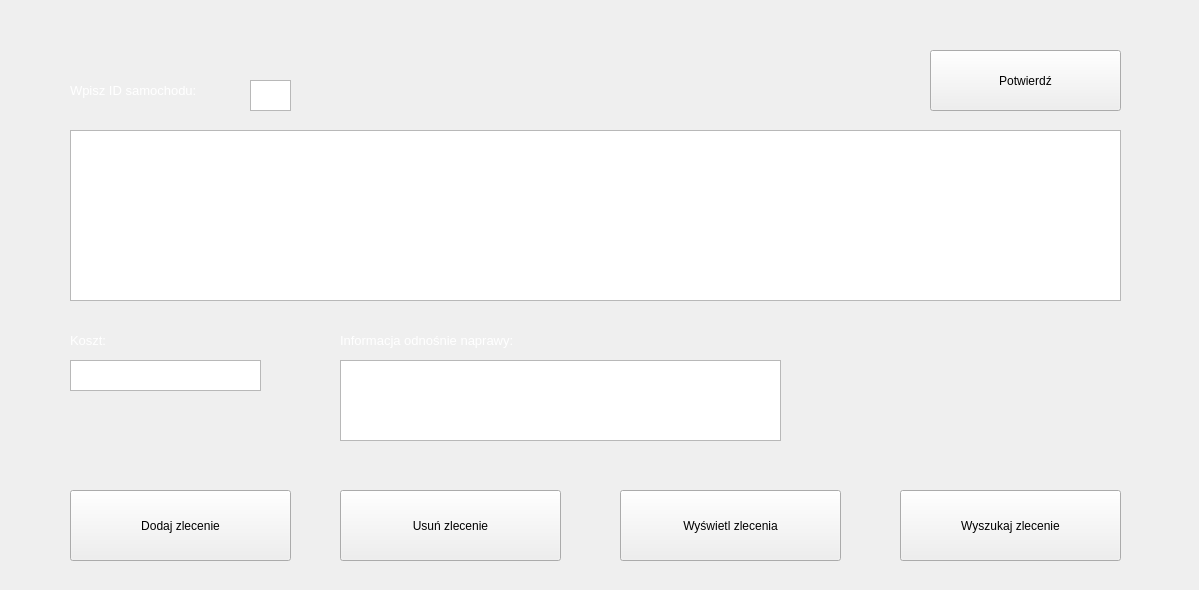
<?xml version="1.0" encoding="UTF-8"?>
<ui version="4.0">
 <class>addServiceAddedCar</class>
 <widget class="QDialog" name="addServiceAddedCar">
  <property name="geometry">
   <rect>
    <x>0</x>
    <y>0</y>
    <width>1199</width>
    <height>590</height>
   </rect>
  </property>
  <property name="minimumSize">
   <size>
    <width>1199</width>
    <height>590</height>
   </size>
  </property>
  <property name="maximumSize">
   <size>
    <width>1199</width>
    <height>590</height>
   </size>
  </property>
  <property name="windowTitle">
   <string>Car Workshop Management</string>
  </property>
  <widget class="QPushButton" name="pushButton_8">
   <property name="geometry">
    <rect>
     <x>1450</x>
     <y>990</y>
     <width>221</width>
     <height>71</height>
    </rect>
   </property>
   <property name="text">
    <string>Usuń zlecenie</string>
   </property>
  </widget>
  <widget class="QTextEdit" name="textEdit">
   <property name="geometry">
    <rect>
     <x>1270</x>
     <y>570</y>
     <width>41</width>
     <height>31</height>
    </rect>
   </property>
  </widget>
  <widget class="QPushButton" name="pushButton_9">
   <property name="geometry">
    <rect>
     <x>2010</x>
     <y>990</y>
     <width>221</width>
     <height>71</height>
    </rect>
   </property>
   <property name="text">
    <string>Wyszukaj zlecenie</string>
   </property>
  </widget>
  <widget class="QPushButton" name="pushButton_10">
   <property name="geometry">
    <rect>
     <x>1730</x>
     <y>990</y>
     <width>221</width>
     <height>71</height>
    </rect>
   </property>
   <property name="text">
    <string>Wyświetl zlecenia</string>
   </property>
  </widget>
  <widget class="QTextEdit" name="textEdit_2">
   <property name="geometry">
    <rect>
     <x>1130</x>
     <y>660</y>
     <width>651</width>
     <height>201</height>
    </rect>
   </property>
  </widget>
  <widget class="QTextEdit" name="textEdit_9">
   <property name="geometry">
    <rect>
     <x>1360</x>
     <y>900</y>
     <width>191</width>
     <height>31</height>
    </rect>
   </property>
  </widget>
  <widget class="QLabel" name="label_11">
   <property name="geometry">
    <rect>
     <x>1820</x>
     <y>740</y>
     <width>156</width>
     <height>21</height>
    </rect>
   </property>
   <property name="text">
    <string>&lt;html&gt;&lt;head/&gt;&lt;body&gt;&lt;p&gt;&lt;span style=&quot; font-size:10pt;&quot;&gt;Numer rejestracyjny:&lt;/span&gt;&lt;/p&gt;&lt;/body&gt;&lt;/html&gt;</string>
   </property>
  </widget>
  <widget class="QTextEdit" name="textEdit_10">
   <property name="geometry">
    <rect>
     <x>1820</x>
     <y>850</y>
     <width>441</width>
     <height>81</height>
    </rect>
   </property>
  </widget>
  <widget class="QLabel" name="label_12">
   <property name="geometry">
    <rect>
     <x>1820</x>
     <y>660</y>
     <width>76</width>
     <height>21</height>
    </rect>
   </property>
   <property name="text">
    <string>&lt;html&gt;&lt;head/&gt;&lt;body&gt;&lt;p&gt;&lt;span style=&quot; font-size:10pt;&quot;&gt;Kontakt:&lt;/span&gt;&lt;/p&gt;&lt;/body&gt;&lt;/html&gt;</string>
   </property>
  </widget>
  <widget class="QLabel" name="label_13">
   <property name="geometry">
    <rect>
     <x>1360</x>
     <y>870</y>
     <width>76</width>
     <height>21</height>
    </rect>
   </property>
   <property name="text">
    <string>&lt;html&gt;&lt;head/&gt;&lt;body&gt;&lt;p&gt;&lt;span style=&quot; font-size:10pt;&quot;&gt;Model:&lt;/span&gt;&lt;/p&gt;&lt;/body&gt;&lt;/html&gt;</string>
   </property>
  </widget>
  <widget class="QTextEdit" name="textEdit_11">
   <property name="geometry">
    <rect>
     <x>1820</x>
     <y>770</y>
     <width>191</width>
     <height>31</height>
    </rect>
   </property>
  </widget>
  <widget class="QLabel" name="label_14">
   <property name="geometry">
    <rect>
     <x>1590</x>
     <y>870</y>
     <width>156</width>
     <height>21</height>
    </rect>
   </property>
   <property name="text">
    <string>&lt;html&gt;&lt;head/&gt;&lt;body&gt;&lt;p&gt;&lt;span style=&quot; font-size:10pt;&quot;&gt;Numer rejestracyjny:&lt;/span&gt;&lt;/p&gt;&lt;/body&gt;&lt;/html&gt;</string>
   </property>
  </widget>
  <widget class="QPushButton" name="pushButton_2">
   <property name="geometry">
    <rect>
     <x>2040</x>
     <y>550</y>
     <width>191</width>
     <height>61</height>
    </rect>
   </property>
   <property name="text">
    <string>Potwierdź</string>
   </property>
  </widget>
  <widget class="QTextEdit" name="textEdit_12">
   <property name="geometry">
    <rect>
     <x>1820</x>
     <y>690</y>
     <width>191</width>
     <height>31</height>
    </rect>
   </property>
  </widget>
  <widget class="QLabel" name="label_15">
   <property name="geometry">
    <rect>
     <x>1130</x>
     <y>870</y>
     <width>76</width>
     <height>21</height>
    </rect>
   </property>
   <property name="text">
    <string>&lt;html&gt;&lt;head/&gt;&lt;body&gt;&lt;p&gt;&lt;span style=&quot; font-size:10pt;&quot;&gt;Marka:&lt;/span&gt;&lt;/p&gt;&lt;/body&gt;&lt;/html&gt;</string>
   </property>
  </widget>
  <widget class="QPushButton" name="pushButton_11">
   <property name="geometry">
    <rect>
     <x>1180</x>
     <y>990</y>
     <width>221</width>
     <height>71</height>
    </rect>
   </property>
   <property name="text">
    <string>Dodaj zlecenie</string>
   </property>
  </widget>
  <widget class="QTextEdit" name="textEdit_13">
   <property name="geometry">
    <rect>
     <x>1130</x>
     <y>900</y>
     <width>191</width>
     <height>31</height>
    </rect>
   </property>
  </widget>
  <widget class="QTextEdit" name="textEdit_14">
   <property name="geometry">
    <rect>
     <x>1590</x>
     <y>900</y>
     <width>191</width>
     <height>31</height>
    </rect>
   </property>
  </widget>
  <widget class="QLabel" name="label_16">
   <property name="geometry">
    <rect>
     <x>1820</x>
     <y>820</y>
     <width>225</width>
     <height>21</height>
    </rect>
   </property>
   <property name="text">
    <string>&lt;html&gt;&lt;head/&gt;&lt;body&gt;&lt;p&gt;&lt;span style=&quot; font-size:10pt;&quot;&gt;Informacja odnośnie naprawy:&lt;/span&gt;&lt;/p&gt;&lt;/body&gt;&lt;/html&gt;</string>
   </property>
  </widget>
  <widget class="QPushButton" name="pushButton_6">
   <property name="geometry">
    <rect>
     <x>340</x>
     <y>490</y>
     <width>221</width>
     <height>71</height>
    </rect>
   </property>
   <property name="text">
    <string>Usuń zlecenie</string>
   </property>
  </widget>
  <widget class="QPushButton" name="pushButton_4">
   <property name="geometry">
    <rect>
     <x>900</x>
     <y>490</y>
     <width>221</width>
     <height>71</height>
    </rect>
   </property>
   <property name="text">
    <string>Wyszukaj zlecenie</string>
   </property>
  </widget>
  <widget class="QPushButton" name="pushButton_5">
   <property name="geometry">
    <rect>
     <x>620</x>
     <y>490</y>
     <width>221</width>
     <height>71</height>
    </rect>
   </property>
   <property name="text">
    <string>Wyświetl zlecenia</string>
   </property>
  </widget>
  <widget class="QTextEdit" name="textEdit_7">
   <property name="geometry">
    <rect>
     <x>340</x>
     <y>360</y>
     <width>441</width>
     <height>81</height>
    </rect>
   </property>
  </widget>
  <widget class="QLabel" name="label_5">
   <property name="geometry">
    <rect>
     <x>70</x>
     <y>330</y>
     <width>76</width>
     <height>21</height>
    </rect>
   </property>
   <property name="text">
    <string>&lt;html&gt;&lt;head/&gt;&lt;body&gt;&lt;p&gt;&lt;span style=&quot; font-size:10pt; color:#ffffff;&quot;&gt;Koszt:&lt;/span&gt;&lt;/p&gt;&lt;/body&gt;&lt;/html&gt;</string>
   </property>
  </widget>
  <widget class="QPushButton" name="pushButton">
   <property name="geometry">
    <rect>
     <x>930</x>
     <y>50</y>
     <width>191</width>
     <height>61</height>
    </rect>
   </property>
   <property name="text">
    <string>Potwierdź</string>
   </property>
  </widget>
  <widget class="QTextEdit" name="textEdit_6">
   <property name="geometry">
    <rect>
     <x>70</x>
     <y>360</y>
     <width>191</width>
     <height>31</height>
    </rect>
   </property>
  </widget>
  <widget class="QPushButton" name="pushButton_7">
   <property name="geometry">
    <rect>
     <x>70</x>
     <y>490</y>
     <width>221</width>
     <height>71</height>
    </rect>
   </property>
   <property name="text">
    <string>Dodaj zlecenie</string>
   </property>
  </widget>
  <widget class="QLabel" name="label_9">
   <property name="geometry">
    <rect>
     <x>340</x>
     <y>330</y>
     <width>225</width>
     <height>21</height>
    </rect>
   </property>
   <property name="text">
    <string>&lt;html&gt;&lt;head/&gt;&lt;body&gt;&lt;p&gt;&lt;span style=&quot; font-size:10pt; color:#ffffff;&quot;&gt;Informacja odnośnie naprawy:&lt;/span&gt;&lt;/p&gt;&lt;/body&gt;&lt;/html&gt;</string>
   </property>
  </widget>
  <widget class="QLabel" name="label_4">
   <property name="geometry">
    <rect>
     <x>70</x>
     <y>80</y>
     <width>162</width>
     <height>21</height>
    </rect>
   </property>
   <property name="text">
    <string>&lt;html&gt;&lt;head/&gt;&lt;body&gt;&lt;p&gt;&lt;span style=&quot; font-size:10pt; color:#ffffff;&quot;&gt;Wpisz ID samochodu:&lt;/span&gt;&lt;/p&gt;&lt;/body&gt;&lt;/html&gt;</string>
   </property>
  </widget>
  <widget class="QTextEdit" name="textEdit_17">
   <property name="geometry">
    <rect>
     <x>250</x>
     <y>80</y>
     <width>41</width>
     <height>31</height>
    </rect>
   </property>
  </widget>
  <widget class="QLabel" name="picture">
   <property name="geometry">
    <rect>
     <x>0</x>
     <y>0</y>
     <width>1260</width>
     <height>601</height>
    </rect>
   </property>
   <property name="text">
    <string/>
   </property>
  </widget>
  <widget class="QLabel" name="theme1">
   <property name="geometry">
    <rect>
     <x>20</x>
     <y>40</y>
     <width>1141</width>
     <height>441</height>
    </rect>
   </property>
   <property name="text">
    <string/>
   </property>
  </widget>
  <widget class="QTableView" name="tableView">
   <property name="geometry">
    <rect>
     <x>70</x>
     <y>130</y>
     <width>1051</width>
     <height>171</height>
    </rect>
   </property>
  </widget>
  <zorder>picture</zorder>
  <zorder>theme1</zorder>
  <zorder>pushButton_8</zorder>
  <zorder>textEdit</zorder>
  <zorder>pushButton_9</zorder>
  <zorder>pushButton_10</zorder>
  <zorder>textEdit_2</zorder>
  <zorder>textEdit_9</zorder>
  <zorder>label_11</zorder>
  <zorder>textEdit_10</zorder>
  <zorder>label_12</zorder>
  <zorder>label_13</zorder>
  <zorder>textEdit_11</zorder>
  <zorder>label_14</zorder>
  <zorder>pushButton_2</zorder>
  <zorder>textEdit_12</zorder>
  <zorder>label_15</zorder>
  <zorder>pushButton_11</zorder>
  <zorder>textEdit_13</zorder>
  <zorder>textEdit_14</zorder>
  <zorder>label_16</zorder>
  <zorder>pushButton_6</zorder>
  <zorder>pushButton_4</zorder>
  <zorder>pushButton_5</zorder>
  <zorder>textEdit_7</zorder>
  <zorder>label_5</zorder>
  <zorder>pushButton</zorder>
  <zorder>textEdit_6</zorder>
  <zorder>pushButton_7</zorder>
  <zorder>label_9</zorder>
  <zorder>label_4</zorder>
  <zorder>textEdit_17</zorder>
  <zorder>tableView</zorder>
 </widget>
 <resources/>
 <connections/>
</ui>
